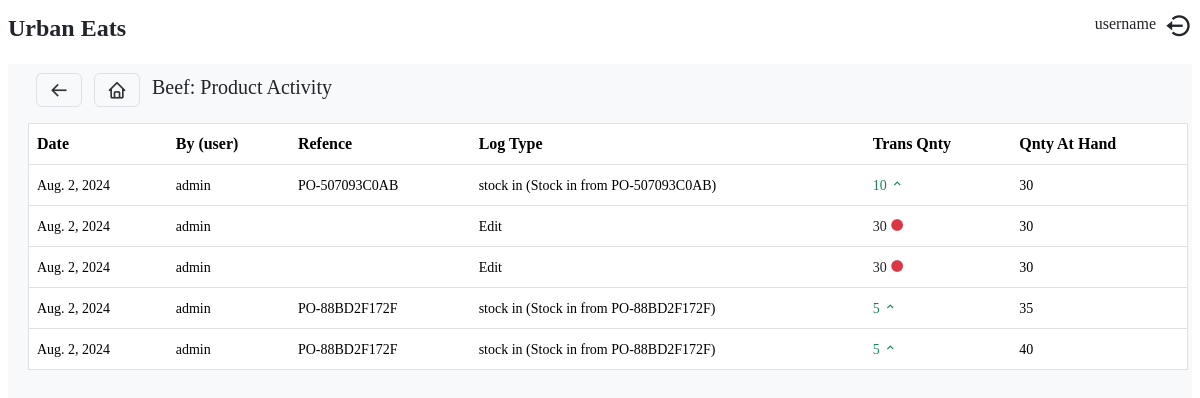
Before: /inventory/product/detail/1/ with the older database file.
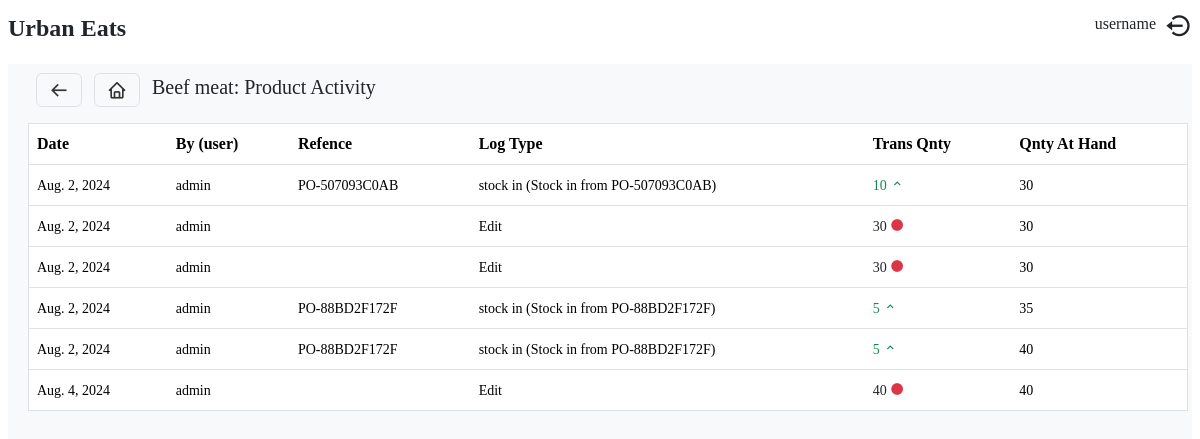
After: the same page with the newer database file.
### inventory/models.py (models this page shows, shortened)
class Product(models.Model):
    tax_choices = [
        ('exempted', 'Exempted'),
        ('standard', 'Standard'),
        ('zero rated', 'Zero Rated')
    ]
    name = models.CharField(max_length=255)
    quantity = models.IntegerField()
    cost = models.DecimalField(max_digits=10, decimal_places=2)
    price = models.DecimalField(max_digits=10, decimal_places=2, default=1)
    unit = models.ForeignKey(UnitOfMeasurement, on_delete=models.CASCADE, null=True)
    category = models.ForeignKey(Category, on_delete=models.CASCADE)
    tax_type = models.CharField(max_length=50, choices=tax_choices)
    min_stock_level = models.IntegerField(default=0, null=True)
    portion_multiplier = models.FloatField(default=1, null=True, blank=True)
    raw_material = models.BooleanField(default=False)
    finished_product = models.BooleanField(default=False)
    description = models.TextField()
    deactivate = models.BooleanField(default=False)

class Logs(models.Model):
    ACTION_CHOICES = [
        ('stock in', 'stock in'),
        ('Stock update', 'Stock update'),
        ('edit', 'Edit'),
        ('sale', 'Sale'),
        ('declined', 'Declined'),
        ('write off', 'write off'),
        ('defective', 'defective'),
        ('activated', 'activated'),
        ('deactivated', 'deactivated'),
        ('removed', 'removed')
    ]
    product = models.ForeignKey(Product, on_delete=models.CASCADE)
    user = models.ForeignKey('users.User', on_delete=models.SET_NULL, null=True)
    action = models.CharField(max_length=20, choices=ACTION_CHOICES)
    purchase_order = models.ForeignKey(PurchaseOrder, null=True, blank=True, on_delete=models.SET_NULL)
    quantity = models.IntegerField()
    total_quantity = models.IntegerField()
    timestamp = models.DateField(auto_now_add=True)
    description = models.CharField(max_length=255, null=True)

class PurchaseOrder(models.Model):
    status_choices = [
        ('pending', 'Pending'),
        ('ordered', 'Ordered'),
        ('received', 'Received'),
        ('canceled', 'Canceled')
    ]
    order_number = models.CharField(max_length=100, unique=True)
    supplier = models.ForeignKey(Supplier, on_delete=models.SET_NULL, null=True)
    order_date = models.DateTimeField(default=datetime.datetime.today())
    delivery_date = models.DateField(null=True, blank=True)
    total_cost = models.DecimalField(max_digits=15, decimal_places=2, default=0.00)
    status = models.CharField(max_length=50, choices=status_choices, default='pending')
    notes = models.TextField(null=True, blank=True)
    discount = models.DecimalField(max_digits=15, decimal_places=2, default=0.00)
    tax_amount = models.DecimalField(max_digits=15, decimal_places=2, default=0.00)
    handling_amount = models.DecimalField(max_digits=15, decimal_places=2, default=0.00)
    other_amount = models.DecimalField(max_digits=15, decimal_places=2, default=0.00)
    is_partial = models.BooleanField(default=False)
    received = models.BooleanField(default=False)

### users/models.py (models this page shows)
class User(AbstractUser):
    USER_ROLES = (
        ('admin', 'Admin'),
        ('chef', 'Chef'),
        ('sales', 'Salesperson'),
        ('accountant', 'Accountant')
    )
    profile_image = models.ImageField(upload_to='Profile_images', blank=True, null=True)
    phonenumber = models.CharField(max_length=13)
    role = models.CharField(choices=USER_ROLES, max_length=50)
    def __str__(self) -> str:
        return self.username

### inventory/views.py (the view)
# urls.py: path('product/detail/<int:product_id>/', product_detail, name='product_detail'),
def product_detail(request, product_id):
    try:
        product = Product.objects.get(id=product_id)
    except Product.DoesNotExist:
        messages.warning(request, f'Product with ID: {product_id} doesn\'t exists')
    logs = Logs.objects.filter(product=product)
    return render(request, 'inventory/product_detail.html',
        {
            'product': product,
            'logs': logs,
        }
    )

### templates/inventory/product_detail.html (shortened to what this page needs)
{% extends "base.html" %}
{% load static%}
{% block content %}
   <div class="inventory">
        <div>
            <div class="d-flex justify-content-between align-items-center p-2">
                <div>
                    <a href='{% url "inventory:products"%}' class='border btn bx bx-arrow-back fs-5'></a>
                    <a href='/' class='bx bx-home btn border fs-5 mx-2'></a>
                    <span class='mt-2 fs-5'>{{ product.name | capfirst }}: Product Activity</span>
                </div>
            </div>
        </div>
        <div>
            <div class="table-detail mt-2 w-100 atable">
                <table class='table border rounded display p-2' style="width:100%" id='detailTable'>
                    <thead class='bg-primary'>
                        <tr>
                            <th>Date</th>
                            <th>By (user)</th>
                            <th>Refence</th>
                            <th>Log Type</th>
                            <th>Trans Qnty</th>
                            <th>Qnty At Hand</th>
                        </tr>
                    </thead>
                    <tbody>
                        {% for log in logs %}
                            <tr>
                                <td><small>{{ log.timestamp }}</small></td>
                                <td><small><span>{{ log.user }}</span></small></td>
                                {% if log.invoice.invoice_number %}
                                    <td data-id="{{log.invoice.id}}" id="invoice" style="cursor:pointer;"><small>{{ log.invoice.invoice_number }}</small></td>
                                {% else %}
                                    <td data-id="{{ log.purchase_order.id }}" id="purchase_order" style="cursor:pointer;"><small>{{ log.purchase_order.order_number }}</small></td>
                                {% endif %}
                                <td>
                                    <small style='width:20px !important;'>
                                        {{ log.action }}
                                        {% if log.description %}({{ log.description }}){% endif %}
                                    </small>
                                </td>
                                <td><small>
                                    {% if log.action == 'stock in' or log.action == 'Update' or log.action == 'sale cancelled' or log.action == 'Stock in' %}
                                        <span class='text-success'>{{log.quantity}}</span>
                                        <i class='text-success bx bx-chevron-up'></i>
                                    {% elif log.action == 'defective'%}
                                        <span class='text-danger'>{{log.quantity}}</span>
                                        <i class='text-danger bx bx-chevron-down'></i>
                                    {% elif log.action == 'Decline'%}
                                        <span class='text-danger'>{{log.quantity}}</span>
                                        <i class='text-danger bx bxs-circle bx-rotate-90 bx-tada'></i>
                                    {% elif log.action == 'Edit' or log.action == 'deactivated' or log.action == 'activated'%}
                                        <span class='text-dark'>{{log.quantity}}</span>
                                        <i class='text-danger bx bxs-circle bx-rotate-90 bx-tada'></i>
                                    {% else %}
                                        <span class='text-danger'>{{log.quantity}}</span>
                                        <i class='text-danger bx bx-chevron-down'></i>
                                    {% endif %}
                                    </small>
                                </td>
                                <td><small>{{log.total_quantity}}</small></td>
                            </tr>
                        {% endfor %}
                    </tbody>
                </table>
            </div>
        </div>
   </div>
{% endblock content %}

Changed rows visible on the page:
changed Product: name "Beef" → "Beef meat"
added Logs: timestamp "Aug. 4, 2024", user "admin", action "Edit", quantity "40", total_quantity "40"
